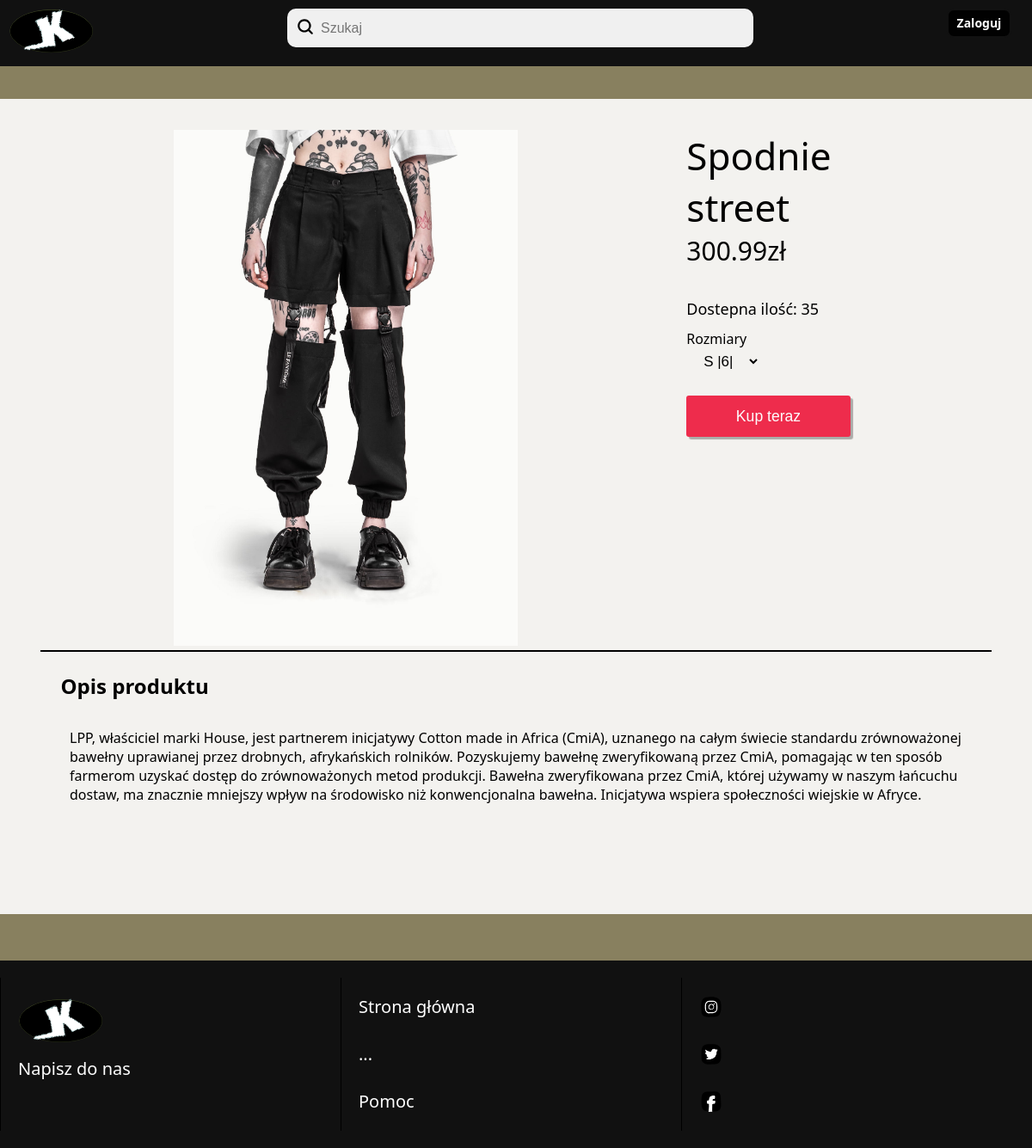
/produkty/czarne-spodnie-966862i.php, run on an earlier commit of the app's database.
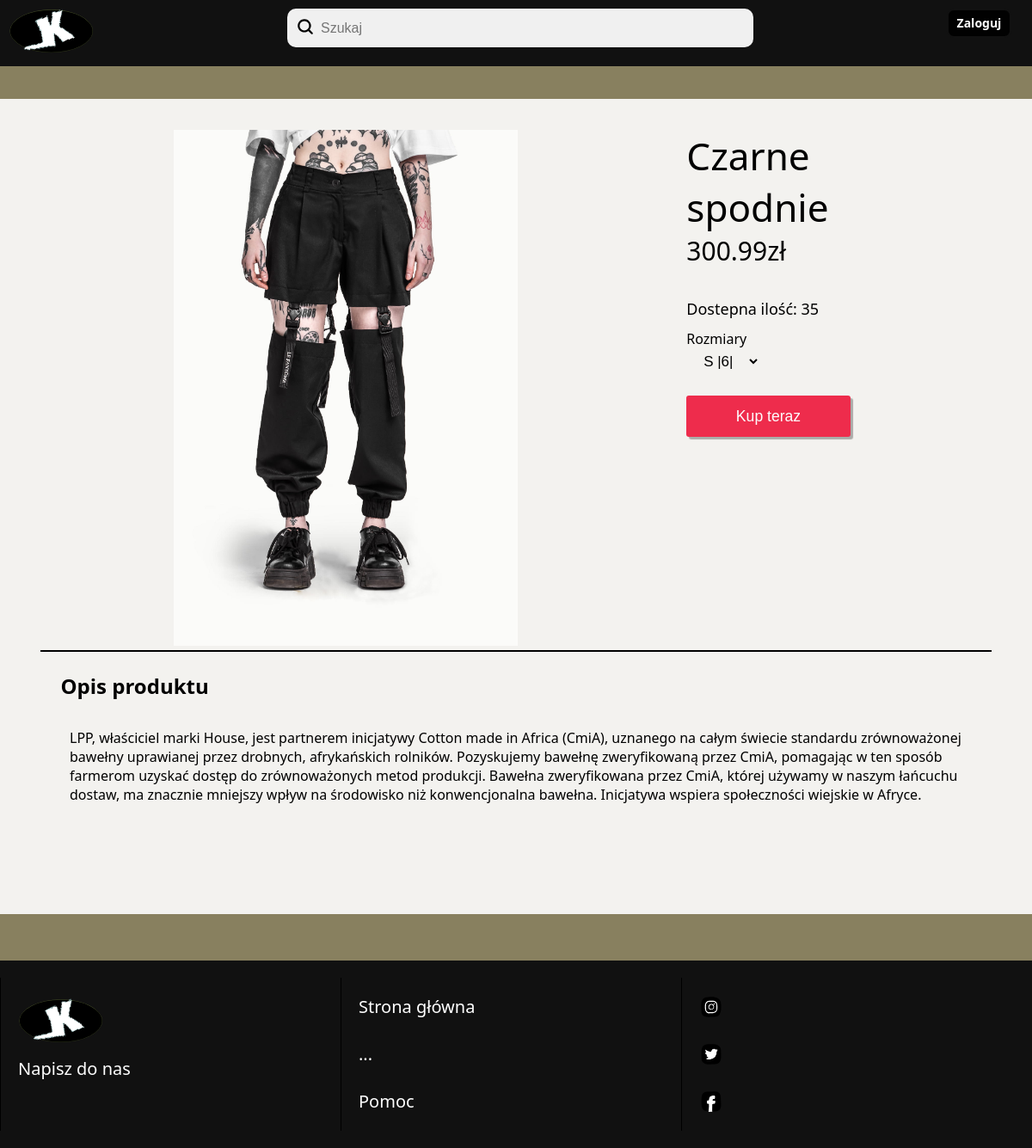
And on a later commit of the database.
### tables this page shows
CREATE TABLE `produkty` (
  `id` int(11) NOT NULL,
  `nazwa` varchar(200) NOT NULL,
  `cena` decimal(10,2) NOT NULL,
  `ilosc` smallint(6) NOT NULL,
  `rodzaj` varchar(50) NOT NULL,
  `opis` text NOT NULL,
  `zdjecie` varchar(255) DEFAULT NULL,
  `indeks_produktu` varchar(8) DEFAULT NULL,
  `link` varchar(255) DEFAULT NULL
);

### produkty/czarne-spodnie-966862i.php (the view, shortened to what this page needs)
<!DOCTYPE html>
<html lang='pl'>
<head>
    <link rel='stylesheet' href='../s.css?v1.1'>
</head>
<body>
<?php
include_once('../header_produkty.php');
include_once('../laczenieZbaza.php');
$actual_link = (empty($_SERVER['HTTPS']) ? 'http' : 'https') . "://$_SERVER[HTTP_HOST]$_SERVER[REQUEST_URI]";
$indeks1 = explode('http://localhost/forum/produkty/', $actual_link);
$indeks2 = explode('.php',$indeks1[1]);
$indeks3 = explode('-',$indeks2[0]);
$pyt_prod= $conn -> prepare('SELECT nazwa,cena,ilosc,opis,zdjecie FROM produkty WHERE indeks_produktu like ?');
$indeks_produktu = end($indeks3);
$pyt_prod->execute([$indeks_produktu]);
$dane = $pyt_prod->fetch();
$pyt_rozmiar= $conn -> prepare('SELECT rozmiary_produktow.rozmiar, rozmiary_produktow.ilosc FROM rozmiary_produktow inner join produkty on rozmiary_produktow.id_produktu = produkty.id WHERE produkty.indeks_produktu like ?');
$pyt_rozmiar->execute([$indeks_produktu]);
$zdjecie_prod = "../". $dane["zdjecie"];
$nazwa_prod = str_replace('-', ' ', $dane["nazwa"]);
?>
<div class='contener'>
<div class='grid_produkt'>
    <div id='div1'>
        <?php echo "<img src=$zdjecie_prod id=prod width=400px height=auto alt=zdjecie/produktu>"; ?>
    </div>
    <div id="div2">
        <?php
        echo "<form action=../dodaj_do_koszyka.php method=POST>";
        echo "<p id=nazwa>".ucfirst($nazwa_prod)."</p>";
        echo "<p name=cena id=cena>".$dane["cena"]. "zł</p>";
        echo "<p name=ilosc id=ilosc>Dostepna ilość: ".$dane["ilosc"]."</p>";
        echo "<span>Rozmiary</span> "."<select id=rozmiar name=rozmiar >";
        while ($rozmiar = $pyt_rozmiar->fetch()) {
            echo "<option value=".$rozmiar["rozmiar"].">".$rozmiar["rozmiar"]. " |". $rozmiar["ilosc"] . "|".'</option>';
        }
        echo "</select>";
        echo "<button type=submit >Kup teraz</button></form>";
        ?>
    </div>
    <div id="div3">
        <?php
        echo "<h2>Opis produktu</h2><br>";
        echo "<p style=padding:1%; font-family:Segoe UI;>".$dane["opis"]."</p>";
        ?>
    </div>
</div>
</div>
<footer>
</footer>
</body>
</html>

### header_produkty.php (shortened to what this page needs)
<header>
<div class='menu1'>
    <a href="../index.php"><img src="../svg/logo1.svg" alt="logo" width="100px" height="auto"></a>
</div>
<div class="menu2">
    <img src="../svg/search.svg" width="22px" height="22px" alt="U+1f60d">
    <form class="form-wyszukania">
        <input class="wyszukiwarka" type="text"  id="wyszukiwarka" onkeyup="wyszukanie(this.value)" placeholder="Szukaj">
    </form>
</div>
<div class='wyloguj'>
<?php
    if( !isset( $_SESSION['email'] ) && empty( $_SESSION['email'] ) ){
        echo "<a href='../logowanie.php' class='linki'>Zaloguj</a>";
    }
?>
</div>
</header>
<br>

### s.css (style rules this page uses)
* { box-sizing: border-box; margin: 0; }
body { min-height: 100vh; display: flex; flex-direction: column; background: rgb(136, 128, 95); font-family:'Segoe UI'; color: black; margin: 0; }
.contener { padding-top: 1rem; padding-bottom: 2rem; flex: 1; }
header { display: flex; flex-direction: row; padding: 10px; background-color: rgb(17, 17, 17); }
.form-wyszukania { width: 100%; height: auto; }
.wyszukiwarka { font-size: 16px; width: 98%; height: 100%; border: none; outline: none; background-color: transparent; }
.linki { align-items: center; background-color: #000000ea; border: 2px solid #111; border-radius: 8px; box-sizing: border-box; color: #ffffff; cursor: pointer; display: flex; font-size: 14px; font-weight: bold; height: 34px; justify-content: center; line-height: 24px; min-width: 25%; max-width: 40%; padding: 0 5px; position: relative; text-align: center; text-decoration: none; user-select: none; -webkit-user-select: none; touch-action: manipulation; }
.linki:after { background-color: #00000048; border-radius: 8px; content: ""; display: block; height: 34px; left: 0; width: 100%; position: absolute; top: -2px; transform: translate(8px, 8px); transition: transform .2s ease-out; z-index: -1; }
.wyloguj { display: flex; column-gap: 20px; justify-content: right; width: 29%; padding-right: 14px; }
.menu1 { float: left; width: 30%; }
.menu2 { display: flex; flex-direction: row; font-family: Font2, "segoe ui"; padding: 10px; width: 50%; height: 45px; text-align: center; background-color: #ffffffef; border-radius: 10px; border: none; transition: 0.4s; }
.footer { width: 100%; height: 20%; background-color: rgb(17, 17, 17); display: flex; flex-direction: row; }
.footer div { font-family: Font2, "segoe ui"; font-size: 20px; width: 33%; padding: 20px; color: white; border-left: 1px solid black; margin-top: 20px; margin-bottom: 20px; display: flex; flex-direction: column; }
.footer div a { height: 28px; width: fit-content; cursor: pointer; }
.footer div img { cursor: pointer; }
.grid_produkt { width: 100%; height: max-content; display: grid; grid-template-columns: repeat(3, 1fr); grid-template-rows: 2fr 1fr; grid-column-gap: 0px; grid-row-gap: 0px; background-color: #ffffffe5; padding: 5px; margin-left: auto; margin-right: auto; padding-top: 3%; }
.grid_produkt div:nth-child(1) { grid-area: 1 / 1 / 2 / 3; text-align: center; width: 100%; }
.grid_produkt div:nth-child(2) { grid-area: 1 / 3 / 2 / 4; width: 60%; }
.grid_produkt div:nth-child(2) form { display: flex; flex-direction: column; }
.grid_produkt div:nth-child(2) #nazwa { font-size: 44px; }
.grid_produkt div:nth-child(2) #cena { font-size: 30px; padding-bottom: 15%; }
.grid_produkt div:nth-child(2) #ilosc { font-size: 18px; padding-bottom: 5%; }
.grid_produkt div:nth-child(2) #rozmiar { font-size: 17px; height: auto; width: max-content; text-align: center; border: none; background: transparent; outline: none; cursor: pointer; padding: 5px; }
#div1 { margin-left: auto; margin-right: auto; width: max-content; height: auto; overflow: hidden; }
#div1 img { transform-origin: center center; object-fit: cover; cursor: zoom-in; }
.grid_produkt div:nth-child(2) button { margin-top: 10%; width: 80%; height: 6vh; font-size: 1.1rem; background-color: #ee2c4c; color: #fdfdfd; border: none; border-radius: 3px; box-shadow: 3px 3px 1px #0000004b; cursor: pointer; transition: 0.5s; }
.grid_produkt div:nth-child(3) { grid-area: 2 / 1 / 3 / 4; width: 93%; border-top: solid 2px black; padding: 2%; margin-left: auto; margin-right: auto; }

What changed in the data, as far as the page shows it:
changed produkty: nazwa "Spodnie street" → "Czarne spodnie"
